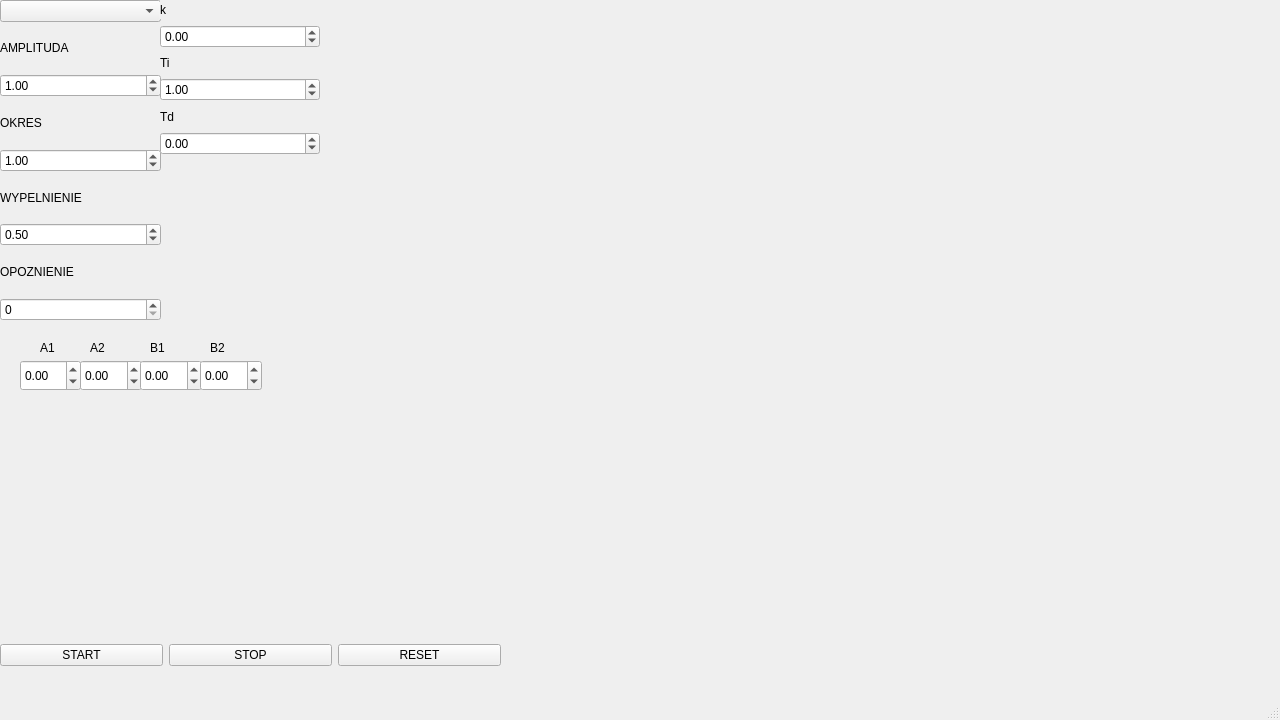
<?xml version="1.0" encoding="UTF-8"?>
<ui version="4.0">
 <class>MainWindow</class>
 <widget class="QMainWindow" name="MainWindow">
  <property name="geometry">
   <rect>
    <x>0</x>
    <y>0</y>
    <width>1280</width>
    <height>720</height>
   </rect>
  </property>
  <property name="minimumSize">
   <size>
    <width>1280</width>
    <height>720</height>
   </size>
  </property>
  <property name="maximumSize">
   <size>
    <width>3840</width>
    <height>2160</height>
   </size>
  </property>
  <property name="windowTitle">
   <string>UAR - PROJEKT</string>
  </property>
  <widget class="QWidget" name="centralwidget">
   <widget class="QDoubleSpinBox" name="spinBoxA1">
    <property name="geometry">
     <rect>
      <x>20</x>
      <y>360</y>
      <width>61</width>
      <height>31</height>
     </rect>
    </property>
    <property name="minimum">
     <double>-100.000000000000000</double>
    </property>
    <property name="maximum">
     <double>100.000000000000000</double>
    </property>
    <property name="singleStep">
     <double>0.100000000000000</double>
    </property>
   </widget>
   <widget class="QDoubleSpinBox" name="spinBoxA2">
    <property name="geometry">
     <rect>
      <x>80</x>
      <y>360</y>
      <width>62</width>
      <height>31</height>
     </rect>
    </property>
    <property name="minimum">
     <double>-100.000000000000000</double>
    </property>
    <property name="maximum">
     <double>100.000000000000000</double>
    </property>
    <property name="singleStep">
     <double>0.100000000000000</double>
    </property>
   </widget>
   <widget class="QDoubleSpinBox" name="spinBoxB1">
    <property name="geometry">
     <rect>
      <x>140</x>
      <y>360</y>
      <width>62</width>
      <height>31</height>
     </rect>
    </property>
    <property name="minimum">
     <double>-100.000000000000000</double>
    </property>
    <property name="maximum">
     <double>100.000000000000000</double>
    </property>
    <property name="singleStep">
     <double>0.100000000000000</double>
    </property>
   </widget>
   <widget class="QDoubleSpinBox" name="spinBoxB2">
    <property name="geometry">
     <rect>
      <x>200</x>
      <y>360</y>
      <width>62</width>
      <height>31</height>
     </rect>
    </property>
    <property name="minimum">
     <double>-100.000000000000000</double>
    </property>
    <property name="maximum">
     <double>100.000000000000000</double>
    </property>
    <property name="singleStep">
     <double>0.100000000000000</double>
    </property>
   </widget>
   <widget class="QLabel" name="label">
    <property name="geometry">
     <rect>
      <x>40</x>
      <y>340</y>
      <width>16</width>
      <height>16</height>
     </rect>
    </property>
    <property name="text">
     <string>A1</string>
    </property>
   </widget>
   <widget class="QLabel" name="label_2">
    <property name="geometry">
     <rect>
      <x>90</x>
      <y>340</y>
      <width>49</width>
      <height>16</height>
     </rect>
    </property>
    <property name="text">
     <string>A2</string>
    </property>
   </widget>
   <widget class="QLabel" name="label_3">
    <property name="geometry">
     <rect>
      <x>150</x>
      <y>340</y>
      <width>49</width>
      <height>16</height>
     </rect>
    </property>
    <property name="text">
     <string>B1</string>
    </property>
   </widget>
   <widget class="QLabel" name="label_4">
    <property name="geometry">
     <rect>
      <x>210</x>
      <y>340</y>
      <width>49</width>
      <height>16</height>
     </rect>
    </property>
    <property name="text">
     <string>B2</string>
    </property>
   </widget>
   <widget class="QWidget" name="verticalLayoutWidget">
    <property name="geometry">
     <rect>
      <x>420</x>
      <y>0</y>
      <width>861</width>
      <height>441</height>
     </rect>
    </property>
    <layout class="QVBoxLayout" name="verticalLayout">
     <property name="sizeConstraint">
      <enum>QLayout::SizeConstraint::SetDefaultConstraint</enum>
     </property>
    </layout>
   </widget>
   <widget class="QWidget" name="verticalLayoutWidget_2">
    <property name="geometry">
     <rect>
      <x>0</x>
      <y>0</y>
      <width>161</width>
      <height>321</height>
     </rect>
    </property>
    <layout class="QVBoxLayout" name="verticalLayout_3">
     <item>
      <widget class="QComboBox" name="signalTypeComboBox"/>
     </item>
     <item>
      <widget class="QLabel" name="label_8">
       <property name="autoFillBackground">
        <bool>true</bool>
       </property>
       <property name="text">
        <string>AMPLITUDA</string>
       </property>
      </widget>
     </item>
     <item>
      <widget class="QDoubleSpinBox" name="spinBoxAmplituda">
       <property name="maximum">
        <double>10.000000000000000</double>
       </property>
       <property name="singleStep">
        <double>0.100000000000000</double>
       </property>
       <property name="value">
        <double>1.000000000000000</double>
       </property>
      </widget>
     </item>
     <item>
      <widget class="QLabel" name="label_9">
       <property name="autoFillBackground">
        <bool>true</bool>
       </property>
       <property name="text">
        <string>OKRES</string>
       </property>
      </widget>
     </item>
     <item>
      <widget class="QDoubleSpinBox" name="spinBoxOkres">
       <property name="minimum">
        <double>0.100000000000000</double>
       </property>
       <property name="maximum">
        <double>100.000000000000000</double>
       </property>
       <property name="singleStep">
        <double>0.100000000000000</double>
       </property>
       <property name="value">
        <double>1.000000000000000</double>
       </property>
      </widget>
     </item>
     <item>
      <widget class="QLabel" name="label_10">
       <property name="autoFillBackground">
        <bool>true</bool>
       </property>
       <property name="text">
        <string>WYPELNIENIE</string>
       </property>
      </widget>
     </item>
     <item>
      <widget class="QDoubleSpinBox" name="spinBoxWypelnienie">
       <property name="maximum">
        <double>1.000000000000000</double>
       </property>
       <property name="singleStep">
        <double>0.010000000000000</double>
       </property>
       <property name="value">
        <double>0.500000000000000</double>
       </property>
      </widget>
     </item>
     <item>
      <widget class="QLabel" name="label_11">
       <property name="autoFillBackground">
        <bool>true</bool>
       </property>
       <property name="text">
        <string>OPOZNIENIE</string>
       </property>
      </widget>
     </item>
     <item>
      <widget class="QSpinBox" name="spinBoxCzas">
       <property name="maximum">
        <number>100</number>
       </property>
      </widget>
     </item>
    </layout>
   </widget>
   <widget class="QWidget" name="horizontalLayoutWidget">
    <property name="geometry">
     <rect>
      <x>0</x>
      <y>640</y>
      <width>501</width>
      <height>31</height>
     </rect>
    </property>
    <layout class="QHBoxLayout" name="horizontalLayout">
     <item>
      <widget class="QPushButton" name="startButton">
       <property name="text">
        <string>START</string>
       </property>
      </widget>
     </item>
     <item>
      <widget class="QPushButton" name="stopButton">
       <property name="autoFillBackground">
        <bool>true</bool>
       </property>
       <property name="text">
        <string>STOP</string>
       </property>
      </widget>
     </item>
     <item>
      <widget class="QPushButton" name="resetButton">
       <property name="text">
        <string>RESET</string>
       </property>
      </widget>
     </item>
    </layout>
   </widget>
   <widget class="QWidget" name="verticalLayoutWidget_3">
    <property name="geometry">
     <rect>
      <x>160</x>
      <y>0</y>
      <width>160</width>
      <height>155</height>
     </rect>
    </property>
    <layout class="QVBoxLayout" name="verticalLayout_4">
     <item>
      <widget class="QLabel" name="label_5">
       <property name="autoFillBackground">
        <bool>true</bool>
       </property>
       <property name="text">
        <string>k</string>
       </property>
      </widget>
     </item>
     <item>
      <widget class="QDoubleSpinBox" name="spinBoxK">
       <property name="minimum">
        <double>-100.000000000000000</double>
       </property>
       <property name="maximum">
        <double>100.000000000000000</double>
       </property>
       <property name="singleStep">
        <double>0.100000000000000</double>
       </property>
      </widget>
     </item>
     <item>
      <widget class="QLabel" name="label_6">
       <property name="autoFillBackground">
        <bool>true</bool>
       </property>
       <property name="text">
        <string>Ti</string>
       </property>
      </widget>
     </item>
     <item>
      <widget class="QDoubleSpinBox" name="spinBoxTi">
       <property name="minimum">
        <double>-100.000000000000000</double>
       </property>
       <property name="maximum">
        <double>100.000000000000000</double>
       </property>
       <property name="singleStep">
        <double>0.100000000000000</double>
       </property>
       <property name="value">
        <double>1.000000000000000</double>
       </property>
      </widget>
     </item>
     <item>
      <widget class="QLabel" name="label_7">
       <property name="autoFillBackground">
        <bool>true</bool>
       </property>
       <property name="text">
        <string>Td</string>
       </property>
      </widget>
     </item>
     <item>
      <widget class="QDoubleSpinBox" name="spinBoxTd">
       <property name="minimum">
        <double>-100.000000000000000</double>
       </property>
       <property name="maximum">
        <double>100.000000000000000</double>
       </property>
       <property name="singleStep">
        <double>0.100000000000000</double>
       </property>
      </widget>
     </item>
    </layout>
   </widget>
  </widget>
  <widget class="QMenuBar" name="menubar">
   <property name="geometry">
    <rect>
     <x>0</x>
     <y>0</y>
     <width>1280</width>
     <height>21</height>
    </rect>
   </property>
  </widget>
  <widget class="QStatusBar" name="statusbar"/>
 </widget>
 <resources/>
 <connections/>
</ui>
